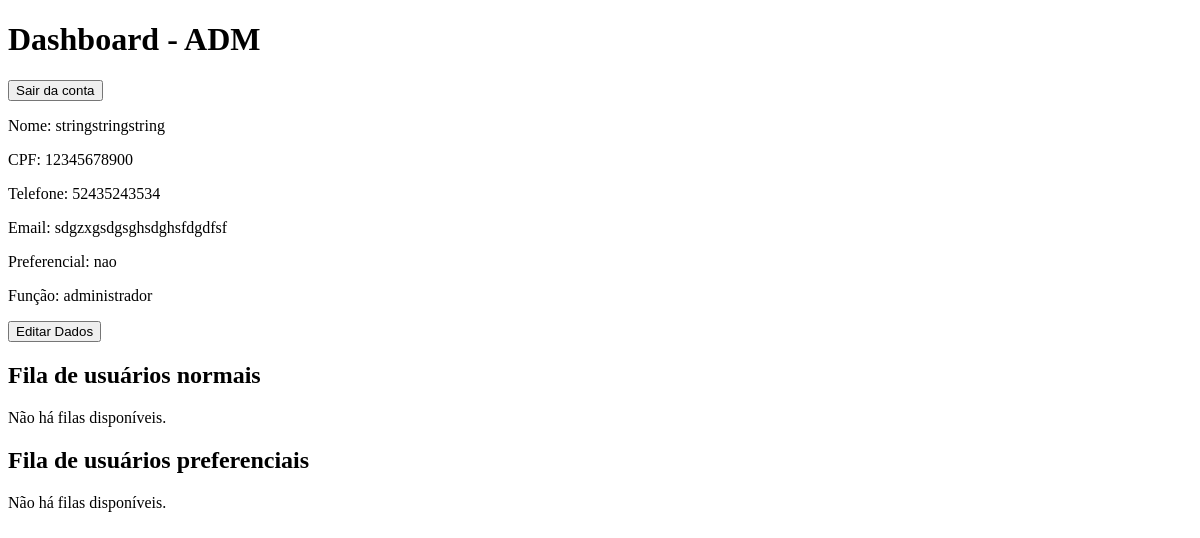
/dashboard (signed in), run on an earlier commit of the app's database.
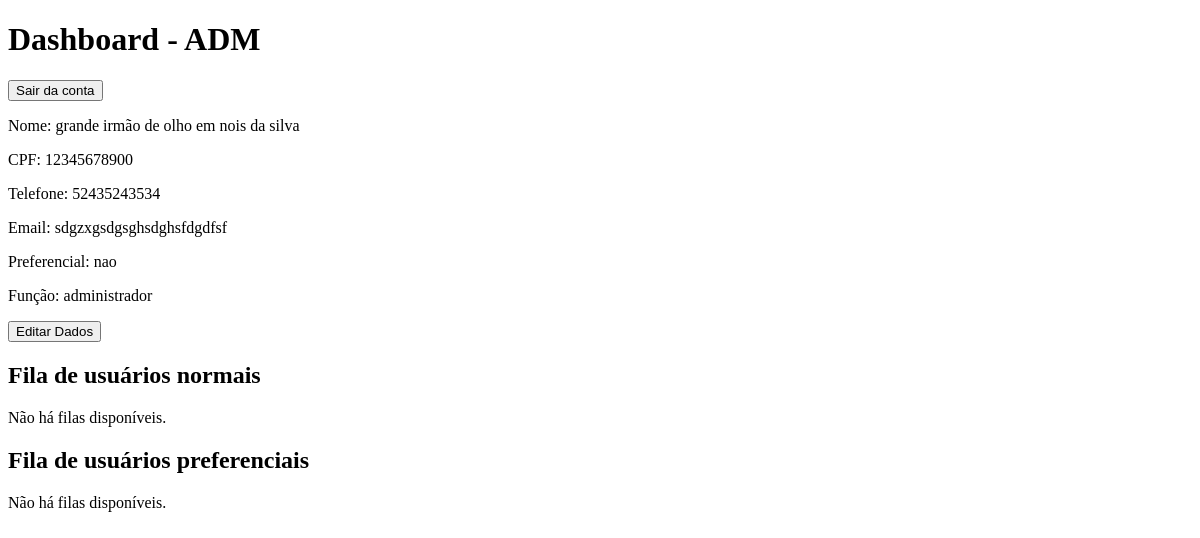
And on a later commit of the database.
### models/usuario.py (models this page shows, shortened)
class Usuario(UserMixin, db.Model):
    __tablename__ = "usuarios"
    id_usuario = db.Column(db.Integer, primary_key=True)
    uuid_usuario = db.Column(db.String(150), nullable=False)
    nome = db.Column(db.String(40), nullable=False)
    cpf = db.Column(db.String(11), nullable=False, unique=True)
    telefone = db.Column(db.String(11), nullable=False)
    email = db.Column(db.String(100), nullable=False)
    senha = db.Column(db.String(255), nullable=False)
    preferencial = db.Column(db.String(3), nullable=False)
    senha_fila = db.Column(db.Integer, unique=True)
    funcao = db.Column(db.String(30), nullable=False)

### routes/usuarios_rota.py (the view)
@usuario_bp.route("/dashboard")
@login_required
def dashboard():
    if current_user.preferencial == "sim":
        tipo_fila = "preferencial"
    else:
        tipo_fila = "normal"
    fila = Filas.query.filter_by(tipo_fila=tipo_fila, status="aguardando").order_by(Filas.hora_entrada.asc()).all()
    if current_user.funcao == "administrador":
        fila_normal = Filas.query.filter_by(tipo_fila="normal", status="aguardando").order_by(Filas.hora_entrada.asc()).all()
        fila_preferencial = Filas.query.filter_by(tipo_fila="preferencial", status="aguardando").order_by(Filas.hora_entrada.asc()).all()
        nomes_normal = []
        uuid_normal = []
        nomes_preferencial = []
        uuid_preferencial = []
        for i in fila_normal:
            usuario = Usuario.query.filter_by(uuid_usuario=i.uuid_usuario).first()
            nomes_normal.append(usuario.nome)
            uuid_normal.append(usuario.uuid_usuario)
        for i in fila_preferencial:
            usuario = Usuario.query.filter_by(uuid_usuario=i.uuid_usuario).first()
            nomes_preferencial.append(usuario.nome)
            uuid_preferencial.append(usuario.uuid_usuario)
        return render_template("dashboard-adm.html", usuario=current_user, fila_normal=fila_normal, fila_preferencial=fila_preferencial, nomes_normal=nomes_normal, nomes_preferencial=nomes_preferencial, uuid_normal=uuid_normal, uuid_preferencial=uuid_preferencial)
    return render_template("dashboard.html", usuario=current_user, fila=fila)

### app.py (called while the page is built)
@login_manager.user_loader
def load_user(id_usuario):
    return db.session.get(Usuario, int(id_usuario))

### templates/dashboard-adm.html
{% extends "base.html" %}
{% block titulo %}Dashboard - ADM{% endblock titulo %}
{% block conteudo %}
<a href="{{ url_for('usuario.logout') }}"><button>Sair da conta</button></a>
{% if usuario %}
<p>Nome: {{ usuario.nome }}</p>
<p>CPF: {{ usuario.cpf }}</p>
<p>Telefone: {{ usuario.telefone }}</p>
<p>Email: {{ usuario.email }}</p>
<p>Preferencial: {{ usuario.preferencial }}</p>
<p>Função: {{ usuario.funcao }}</p>
<a href="{{ url_for('usuario.editar', uuid=usuario.uuid_usuario) }}"><button>Editar Dados</button></a>
{% endif %}
<h2>Fila de usuários normais</h2>
{% if fila_normal %}
    <form action="{{ url_for('fila.reiniciar_fila', tipo_fila='normal') }}" method="post">
                <input type="hidden">
                <button type="submit">Reiniciar Fila</button>
    </form>
<ul>
    {% for senha in fila_normal %}
        <li>{{ loop.index }}  - {{ nomes_normal[loop.index0] }}</li>
        <form action="{{ url_for('fila.despachar_fila', uuid=uuid_normal[loop.index0]) }}" method="post">
            <input type="hidden">
            <button type="submit">Despachar</button>
        </form>
    {% endfor %}
</ul>
{% else %}
<p>Não há filas disponíveis.</p>
{% endif %}
<h2>Fila de usuários preferenciais</h2>
{% if fila_preferencial %}
    <form action="{{ url_for('fila.reiniciar_fila', tipo_fila='preferencial') }}" method="post">
                <input type="hidden">
                <button type="submit">Reiniciar Fila</button>
    </form>
<ul>
    {% for senha in fila_preferencial %}
        <li>{{ loop.index }} - {{ nomes_preferencial[loop.index0] }}</li>
        <form action="{{ url_for('fila.despachar_fila', uuid=uuid_preferencial[loop.index0]) }}" method="post">
            <input type="hidden">
            <button type="submit">Despachar</button>
        </form>
    {% endfor %}
</ul>
{% else %}
<p>Não há filas disponíveis.</p>
{% endif %}
{% endblock conteudo %}

What changed in the data, as far as the page shows it:
changed Usuario "sdgzxgsdgsghsdghsfdgdfsf": nome "stringstringstring" → "grande irmão de olho em nois da silva"
